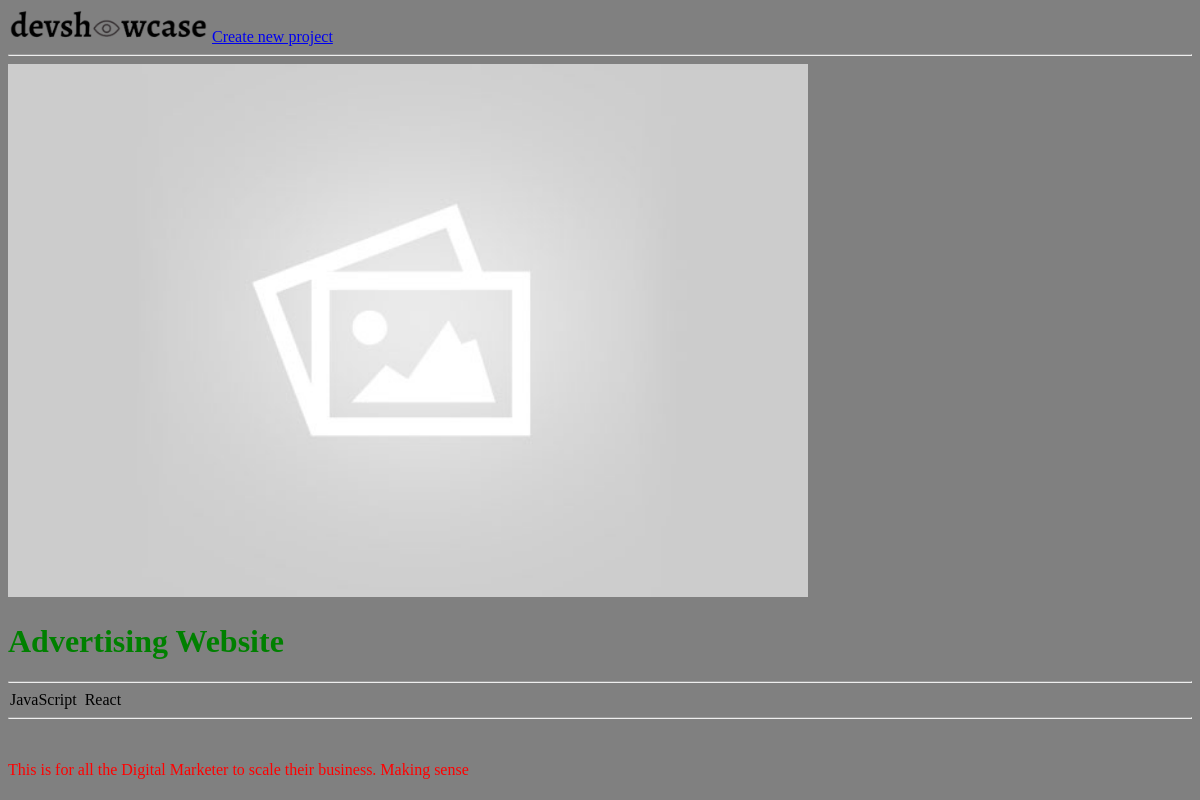
The app's page /project/92aa09915e9148e583f2863b801bf485/, older data.
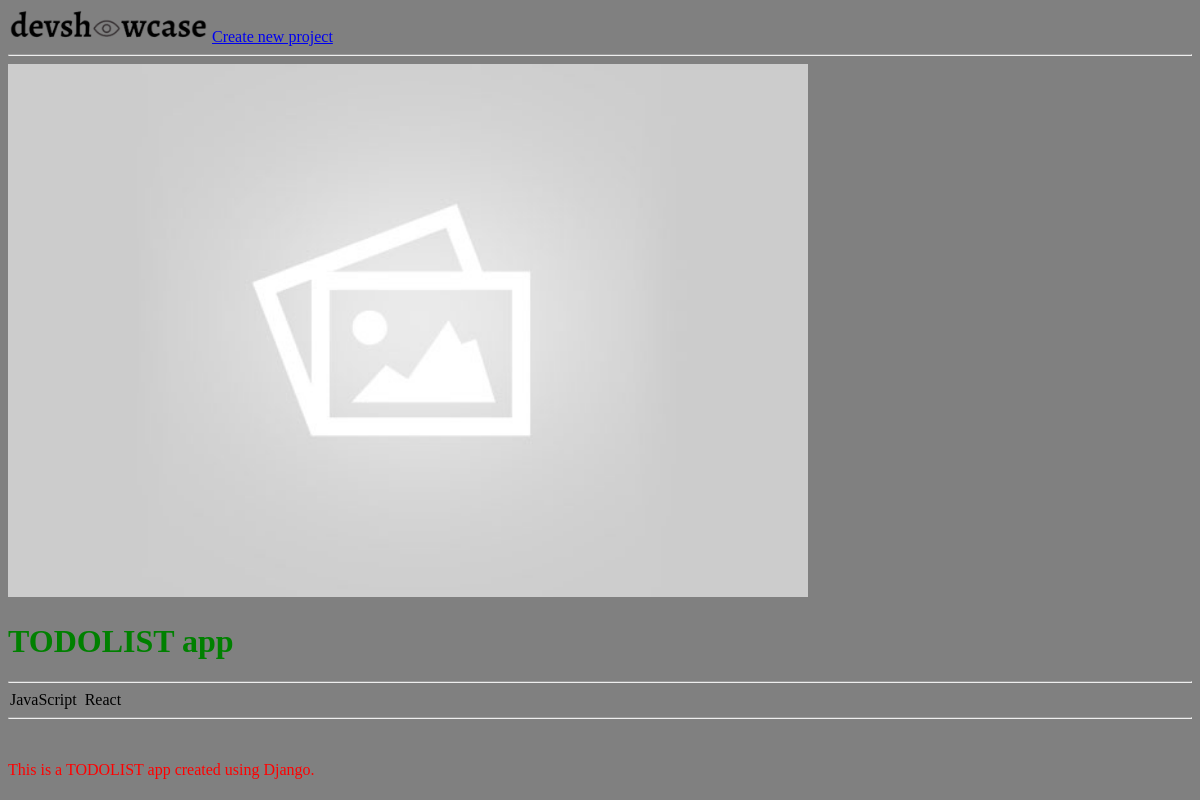
The same page, newer data.
### application/models.py (models this page shows, shortened)
class Project (models.Model):
    title = models.CharField(max_length = 200)
    description = models.TextField(blank = True, null = True)
    project_image = models.ImageField(blank = True, null = True, default = "default.jpg")
    demo_link = models.CharField(max_length=2000, blank = True, null = True)
    source_link = models.CharField(max_length = 2000, blank = True, null = True)
    tags = models.ManyToManyField('Tag', blank = True)  # it lets user select content of Tag table.
    vote_total = models.IntegerField(default = 0, null = True, blank = True)
    vote_ratio = models.IntegerField(default = 0, null = True, blank = True)
    created = models.DateTimeField(auto_now_add=True)
    id = models.UUIDField(default=uuid.uuid4, primary_key=True, unique=True, editable=False)

class Tag(models.Model):
    name = models.CharField(max_length = 200)
    created = models.DateTimeField(auto_now_add=True)
    id = models.UUIDField(default = uuid.uuid4, primary_key = True, editable = False)
    def __str__(self):
        return self.name

### application/views.py (the view)
# urls.py: path("project/<str:pk>/", views.project, name="project"),
def project(request, pk):   # detail view
    projectObj = models.Project.objects.get(id=pk) # retrieve single project object from the db using it's pk.
    context = {
        'project': projectObj
    }
    return render(request, 'application/single__project.html', context)

### template/application/single__project.html
{% extends 'application/main.html' %}
{% block content %}
<img style="width: 800px;" src="{{ project.project_image.url  }}" alt="Project-image">
<h1>{{project.title}}</h1>
<hr>
{% for tag in project.tags.all %}
<span style="border: 2px solid grey;">{{tag}}</span>
{% endfor %}
<hr>
<br>
<p>{{project.description}}</p>
{% endblock %}

### template/application/main.html (shortened to what this page needs)
<!DOCTYPE html>
{% load static %}
<html lang="en">
<head>
    <link rel="stylesheet" href="{% static 'styles/main.css' %}">
</head>
<body>
    {% include 'application/navbar.html' %}
    {% block content %}
    {% endblock content %}
</body>
</html>

### template/application/navbar.html
{% load static %}
<img style="width: 200px;" src="{% static 'images/logo.png' %}" alt="logo">
<a href="{% url 'create' %}">Create new project</a>
<hr>

### static/styles/main.css (style rules this page uses)
h1 { color: green; }
p { color: red; }
body { background: grey; }

Row changes from the older to the newer data that the page shows:
changed Project: title "Advertising Website" → "TODOLIST app"; description "This is for all the Digital Marketer to scale their business. Making sense" → "This is a TODOLIST app created using Django."
